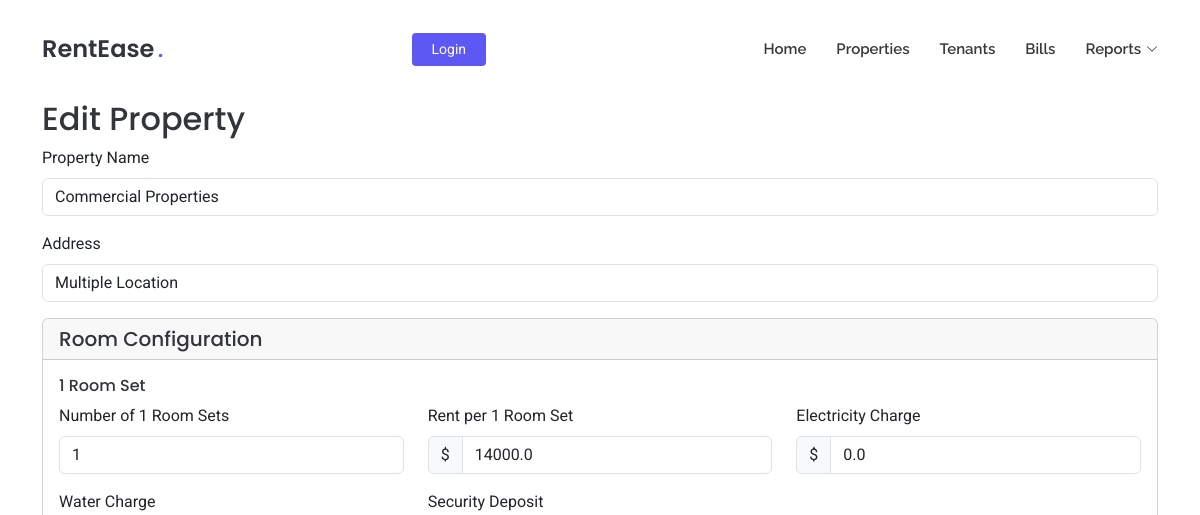
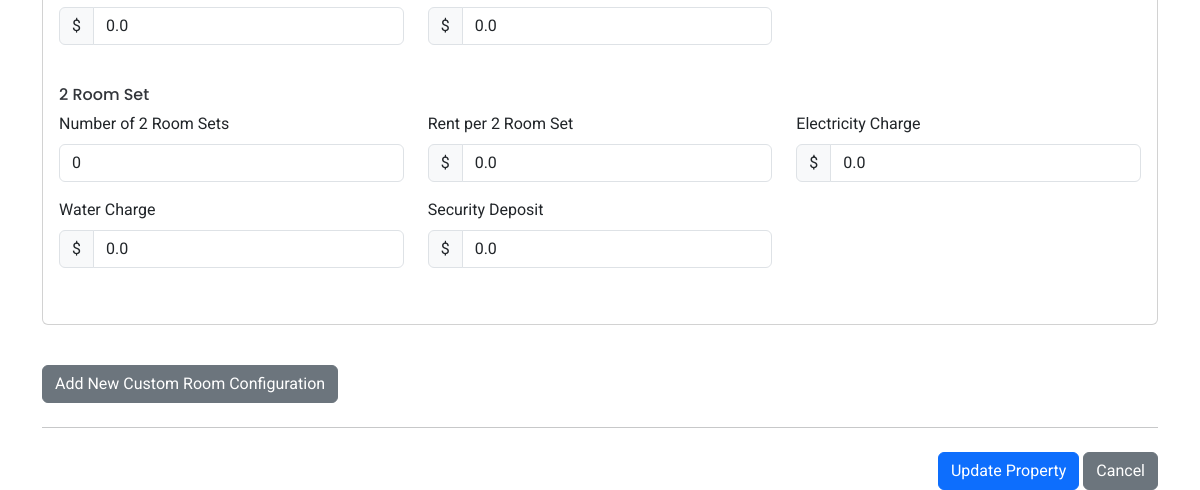
The page /edit-property/11 (signed in) on the database as committed earlier (2 pictures, top to bottom).
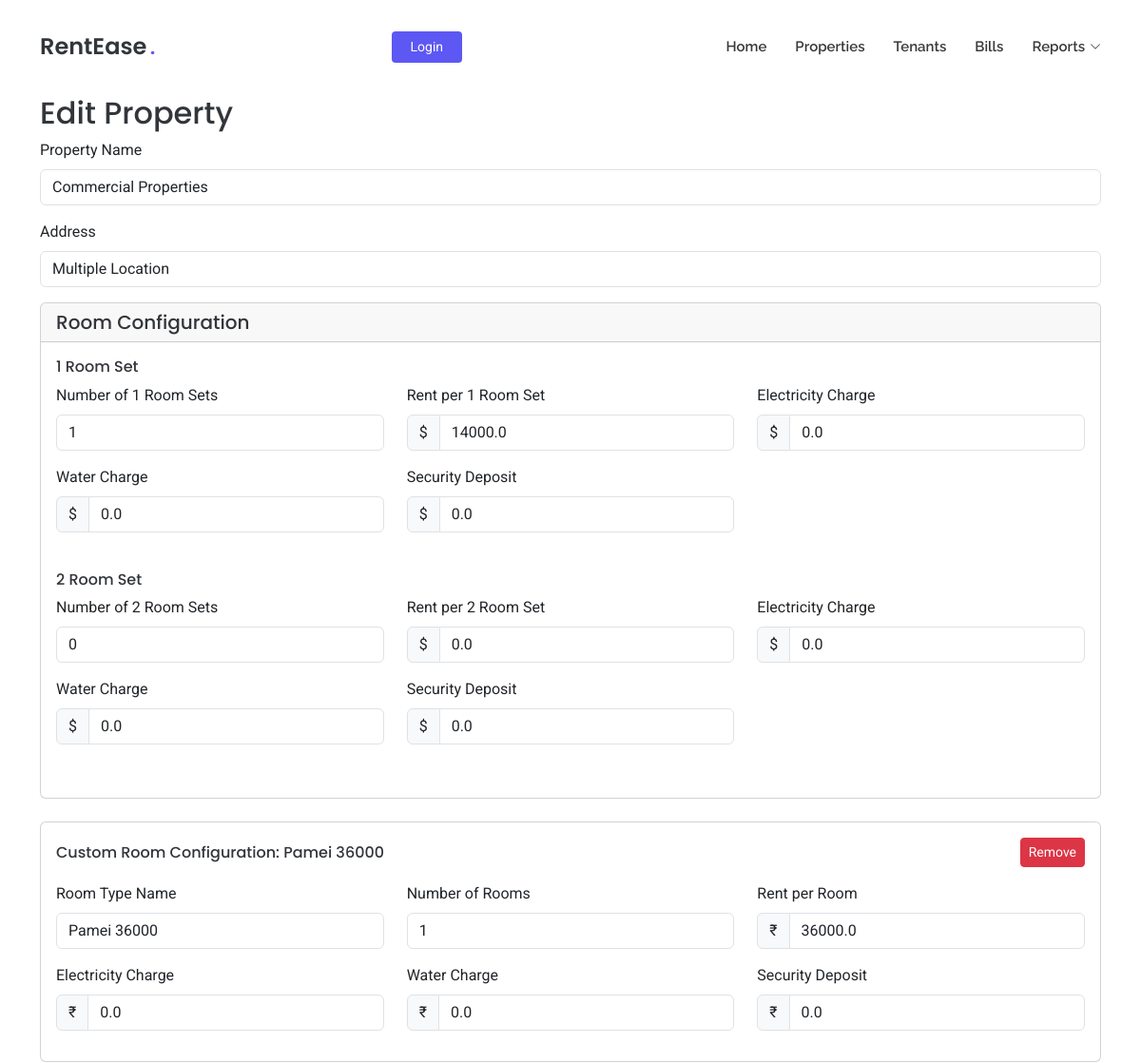
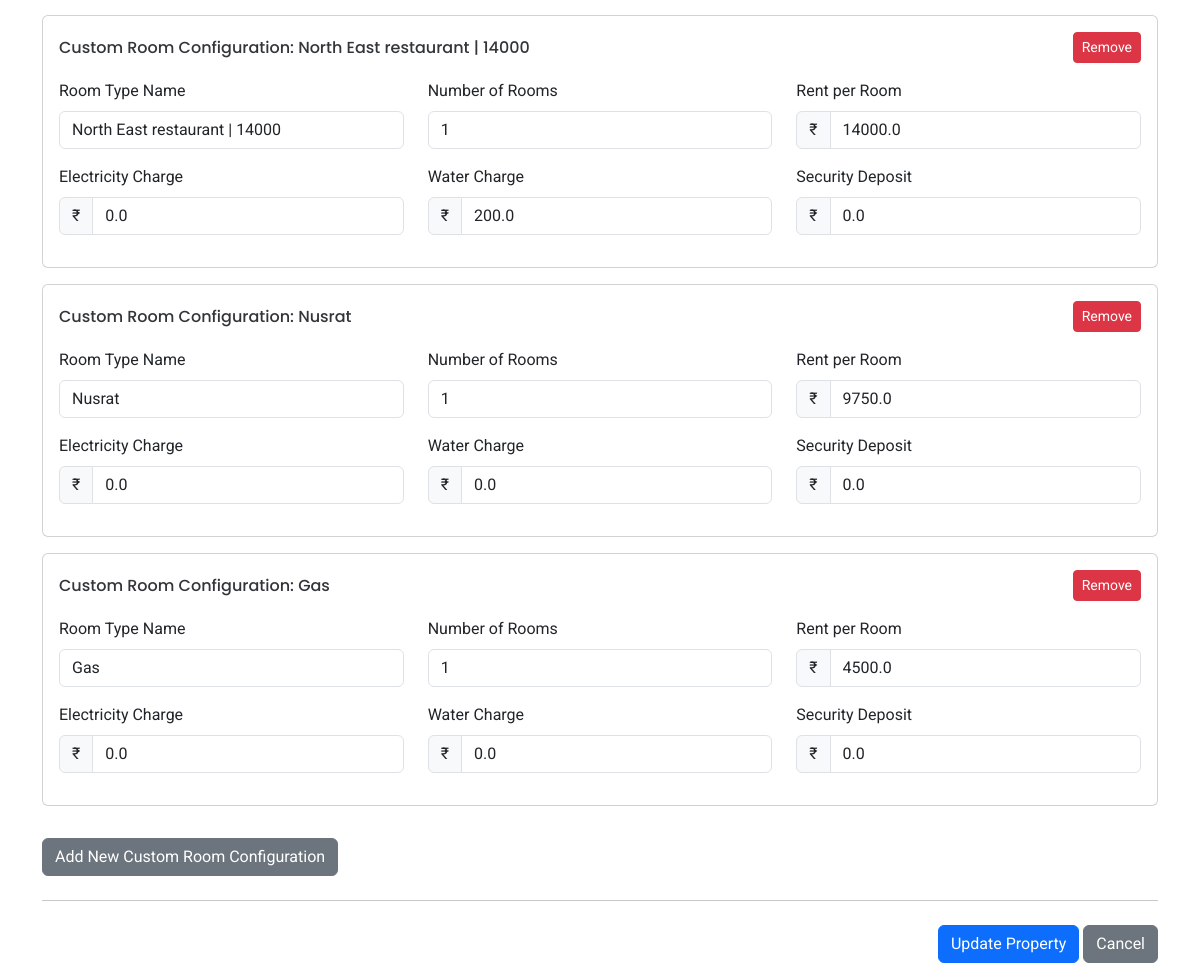
The same page on the database as committed later (2 pictures, top to bottom).
### tables this page shows
CREATE TABLE room_configurations
                 (id INTEGER PRIMARY KEY AUTOINCREMENT,
                  property_id INTEGER NOT NULL,
                  room_type TEXT NOT NULL,
                  room_count INTEGER NOT NULL,
                  rent REAL NOT NULL,
                  electricity_charge REAL NOT NULL,
                  water_charge REAL NOT NULL,
                  security_deposit REAL NOT NULL,
                  FOREIGN KEY (property_id) REFERENCES properties (id));

### app/routes.py (the view, shortened to what this page needs)
@app.route('/edit-property/<int:property_id>', methods=['GET', 'POST'])
def edit_property(property_id):
    if 'user_id' not in session:
        flash('Please login to access this page', 'warning')
        return redirect(url_for('login'))
    conn = get_db()
    c = conn.cursor()
    property_data = c.execute('''
        SELECT * FROM properties
        WHERE id = ? AND user_id = ?
    ''', (property_id, session['user_id'])).fetchone()
    if not property_data:
        conn.close()
        flash('Property not found', 'danger')
        return redirect(url_for('my_properties'))
    room_configs = c.execute('''
        SELECT id, room_type, room_count, rent, electricity_charge, water_charge, security_deposit
        FROM room_configurations
        WHERE property_id = ?
    ''', (property_id,)).fetchall()
    room_data = {}
    all_room_configs_list = [] # Use a list to pass all configurations
    for room in room_configs:
        if room['room_type'] in ['one_room', 'two_room']:
             room_data[room['room_type']] = {
                'id': room['id'], # Include ID for updates
                'room_count': room['room_count'],
                'rent': room['rent'],
                'electricity_charge': room['electricity_charge'],
                'water_charge': room['water_charge'],
                'security_deposit': room['security_deposit']
             }
        all_room_configs_list.append(dict(room)) # Convert Row to dict for consistency
    conn.close()
    return render_template('edit_property.html',
                         property=property_data,
                         room_data=room_data, # For default configs
                         room_configs=all_room_configs_list) # For iterating through all in template

### app/routes.py (called while the page is built)
def get_db():
    conn = sqlite3.connect('rentease.db')
    conn.row_factory = sqlite3.Row
    return conn

### app/templates/edit_property.html (shortened to what the changed rows need)
<!DOCTYPE html>
<html lang="en">
<head>
  <link href="{{ url_for('static', filename='assets/vendor/bootstrap/css/bootstrap.min.css') }}" rel="stylesheet">
  <link href="{{ url_for('static', filename='assets/vendor/bootstrap-icons/bootstrap-icons.css') }}" rel="stylesheet">
  <link href="{{ url_for('static', filename='assets/vendor/aos/aos.css') }}" rel="stylesheet">
  <link href="{{ url_for('static', filename='assets/vendor/glightbox/css/glightbox.min.css') }}" rel="stylesheet">
  <link href="{{ url_for('static', filename='assets/vendor/swiper/swiper-bundle.min.css') }}" rel="stylesheet">
  <link href="{{ url_for('static', filename='assets/css/main.css') }}" rel="stylesheet">
</head>
<body class="index-page">
  <header id="header" class="header d-flex align-items-center fixed-top">
    <div class="container position-relative d-flex align-items-center justify-content-between">
      <a href="{{ url_for('index') }}" class="logo d-flex align-items-center me-auto me-xl-0">
        <h1 class="sitename">RentEase</h1><span>.</span>
      </a>
    </div>
  </header>
  <main class="main" style="margin-top: 100px;">
    <div class="container mt-5">
      <h2>Edit Property</h2>
      <form method="POST">
        <div id="custom-room-configurations">
            {% for room_config in room_configs %}
                {% if room_config.room_type != 'one_room' and room_config.room_type != 'two_room' %}
                    <div class="card mb-3 custom-room-config-block" data-config-id="{{ room_config.id }}">
                      <div class="card-body">
                        <div class="d-flex justify-content-between align-items-center mb-3">
                          <h6 class="mb-0">Custom Room Configuration: {{ room_config.room_type }}</h6>
                          <button type="button" class="btn btn-sm btn-danger remove-custom-config">Remove</button>
                        </div>
                        <div class="row">
                          <div class="col-md-4">
                            <div class="mb-3">
                              <label for="existing_custom_room_type_{{ loop.index0 }}" class="form-label">Room Type Name</label>
                              <input type="text" class="form-control" id="existing_custom_room_type_{{ loop.index0 }}" name="existing_custom_configs[{{ loop.index0 }}][room_type]" value="{{ room_config.room_type }}" required>
                            </div>
                          </div>
                          <div class="col-md-4">
                            <div class="mb-3">
                              <label for="existing_custom_room_count_{{ loop.index0 }}" class="form-label">Number of Rooms</label>
                              <input type="number" class="form-control" id="existing_custom_room_count_{{ loop.index0 }}" name="existing_custom_configs[{{ loop.index0 }}][room_count]" min="0" value="{{ room_config.room_count }}" required>
                            </div>
                          </div>
                          <div class="col-md-4">
                            <div class="mb-3">
                              <label for="existing_custom_room_rent_{{ loop.index0 }}" class="form-label">Rent per Room</label>
                              <div class="input-group">
                                <span class="input-group-text">₹</span>
                                <input type="number" class="form-control" id="existing_custom_room_rent_{{ loop.index0 }}" name="existing_custom_configs[{{ loop.index0 }}][rent]" min="0" value="{{ room_config.rent }}" required>
                              </div>
                            </div>
                          </div>
                          <div class="col-md-4">
                            <div class="mb-3">
                              <label for="existing_custom_room_electricity_{{ loop.index0 }}" class="form-label">Electricity Charge</label>
                              <div class="input-group">
                                <span class="input-group-text">₹</span>
                                <input type="number" class="form-control" id="existing_custom_room_electricity_{{ loop.index0 }}" name="existing_custom_configs[{{ loop.index0 }}][electricity_charge]" min="0" value="{{ room_config.electricity_charge }}" required>
                              </div>
                            </div>
                          </div>
                          <div class="col-md-4">
                            <div class="mb-3">
                              <label for="existing_custom_room_water_{{ loop.index0 }}" class="form-label">Water Charge</label>
                              <div class="input-group">
                                <span class="input-group-text">₹</span>
                                <input type="number" class="form-control" id="existing_custom_room_water_{{ loop.index0 }}" name="existing_custom_configs[{{ loop.index0 }}][water_charge]" min="0" value="{{ room_config.water_charge }}" required>
                              </div>
                            </div>
                          </div>
                          <div class="col-md-4">
                            <div class="mb-3">
                              <label for="existing_custom_room_security_{{ loop.index0 }}" class="form-label">Security Deposit</label>
                              <div class="input-group">
                                <span class="input-group-text">₹</span>
                                <input type="number" class="form-control" id="existing_custom_room_security_{{ loop.index0 }}" name="existing_custom_configs[{{ loop.index0 }}][security_deposit]" min="0" value="{{ room_config.security_deposit }}" required>
                              </div>
                            </div>
                          </div>
                        </div>
                      </div>
                    </div>
                {% endif %}
            {% endfor %}
          </div>
        </form>
      </div>
  </main>
</body>
</html>

Rows that differ between the two databases and show on the page:
added room_configurations: room_type "Pamei 36000", room_count "1", rent "36000.0", electricity_charge "0.0", water_charge "0.0", security_deposit "0.0"
added room_configurations: room_type "North East restaurant | 14000", room_count "1", rent "14000.0", electricity_charge "0.0", water_charge "200.0", security_deposit "0.0"
added room_configurations: room_type "Nusrat", room_count "1", rent "9750.0", electricity_charge "0.0", water_charge "0.0", security_deposit "0.0"
added room_configurations: room_type "Gas", room_count "1", rent "4500.0", electricity_charge "0.0", water_charge "0.0", security_deposit "0.0"
